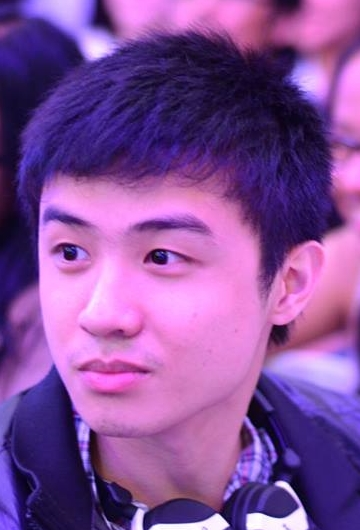
#> input picture server/ai/data/progvar_raw/1/2.jpg, 360 x 530 px; its folder holds only this picture in this run
$ python -i util.py   (imports and definitions only)
#> lines starting #> are read from the running program, lines starting #| are printed output that depends on the picture
import cv2, cv2.face
import os, os.path
import sys
import numpy as np
def load_grayscale_image(image_file,
                         equalize_hist=True,
                         median_blur=3):

#> called with image_file = 'data/progvar_raw/1/2.jpg', equalize_hist = True, median_blur = 3
    raw_image = cv2.imread(image_file)
#> raw_image is the input picture: shape (530, 360, 3); mean B, G, R 153.3, 78.3, 133
    gray_image = cv2.cvtColor(raw_image, cv2.COLOR_BGR2GRAY)
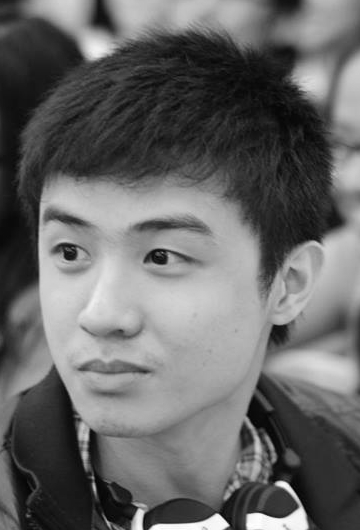
#> gray_image: shape (530, 360); min 3, max 255, mean 103.2
    image = gray_image

    if equalize_hist:
        test = cv2.equalizeHist(image)
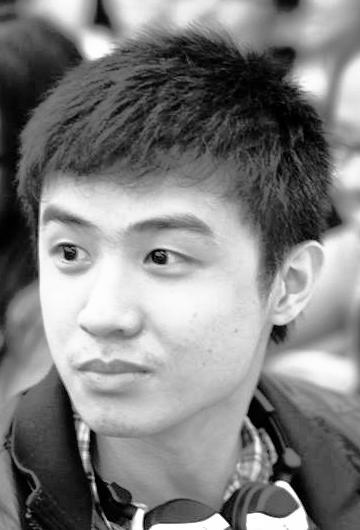
#> test: shape (530, 360); min 0, max 255, mean 128.2

    if median_blur:
        image = cv2.medianBlur(image, median_blur)

    return image

# function that gets images with respective labels from a given folder
# [63 lines left out: function get_images_and_labels, not called in this run]

>>> result = load_grayscale_image('data/progvar_raw/1/2.jpg')

$ run again, on server/ai/data/progvar_raw/1/3.jpg
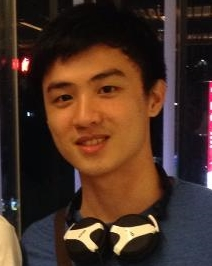
#> input picture server/ai/data/progvar_raw/1/3.jpg, 212 x 266 px
#> in load_grayscale_image, raw_image is the input picture: shape (266, 212, 3); mean B, G, R 36.6, 48.8, 73.7
#> in load_grayscale_image, `gray_image = cv2.cvtColor(raw_image, cv2.COLOR_BGR2GRAY)`:
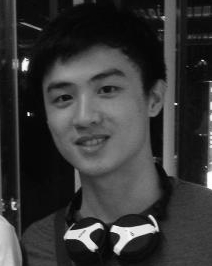
#> gray_image: shape (266, 212); min 0, max 255, mean 54.9
#> in load_grayscale_image, `test = cv2.equalizeHist(image)`:
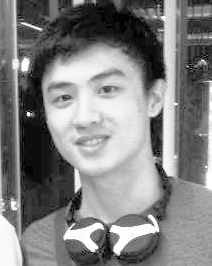
#> test: shape (266, 212); min 0, max 255, mean 129.2

$ run again, on server/ai/data/progvar_raw/1/4.jpg
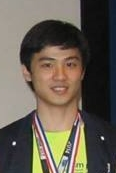
#> input picture server/ai/data/progvar_raw/1/4.jpg, 116 x 173 px
#> in load_grayscale_image, raw_image is the input picture: shape (173, 116, 3); mean B, G, R 80.9, 92.8, 101.3
#> in load_grayscale_image, `test = cv2.equalizeHist(image)`:
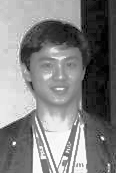
#> test: shape (173, 116); min 0, max 255, mean 128.9
#> in load_grayscale_image, `image = cv2.medianBlur(image, median_blur)`:
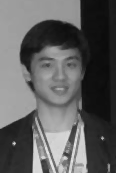
#> image: shape (173, 116); min 10, max 230, mean 94

$ run again, on server/ai/data/progvar_raw/1/5.jpg
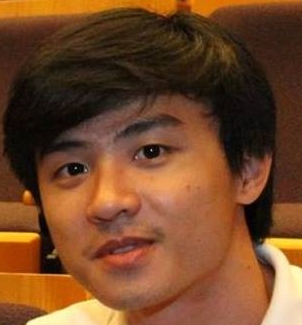
#> input picture server/ai/data/progvar_raw/1/5.jpg, 302 x 325 px
#> in load_grayscale_image, raw_image is the input picture: shape (325, 302, 3); mean B, G, R 41, 71.6, 116
#> in load_grayscale_image, `gray_image = cv2.cvtColor(raw_image, cv2.COLOR_BGR2GRAY)`:
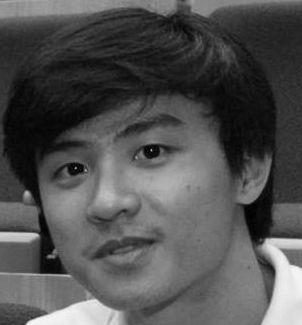
#> gray_image: shape (325, 302); min 1, max 247, mean 81.4
#> in load_grayscale_image, `test = cv2.equalizeHist(image)`:
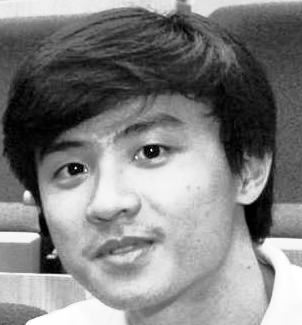
#> test: shape (325, 302); min 0, max 255, mean 128.3
